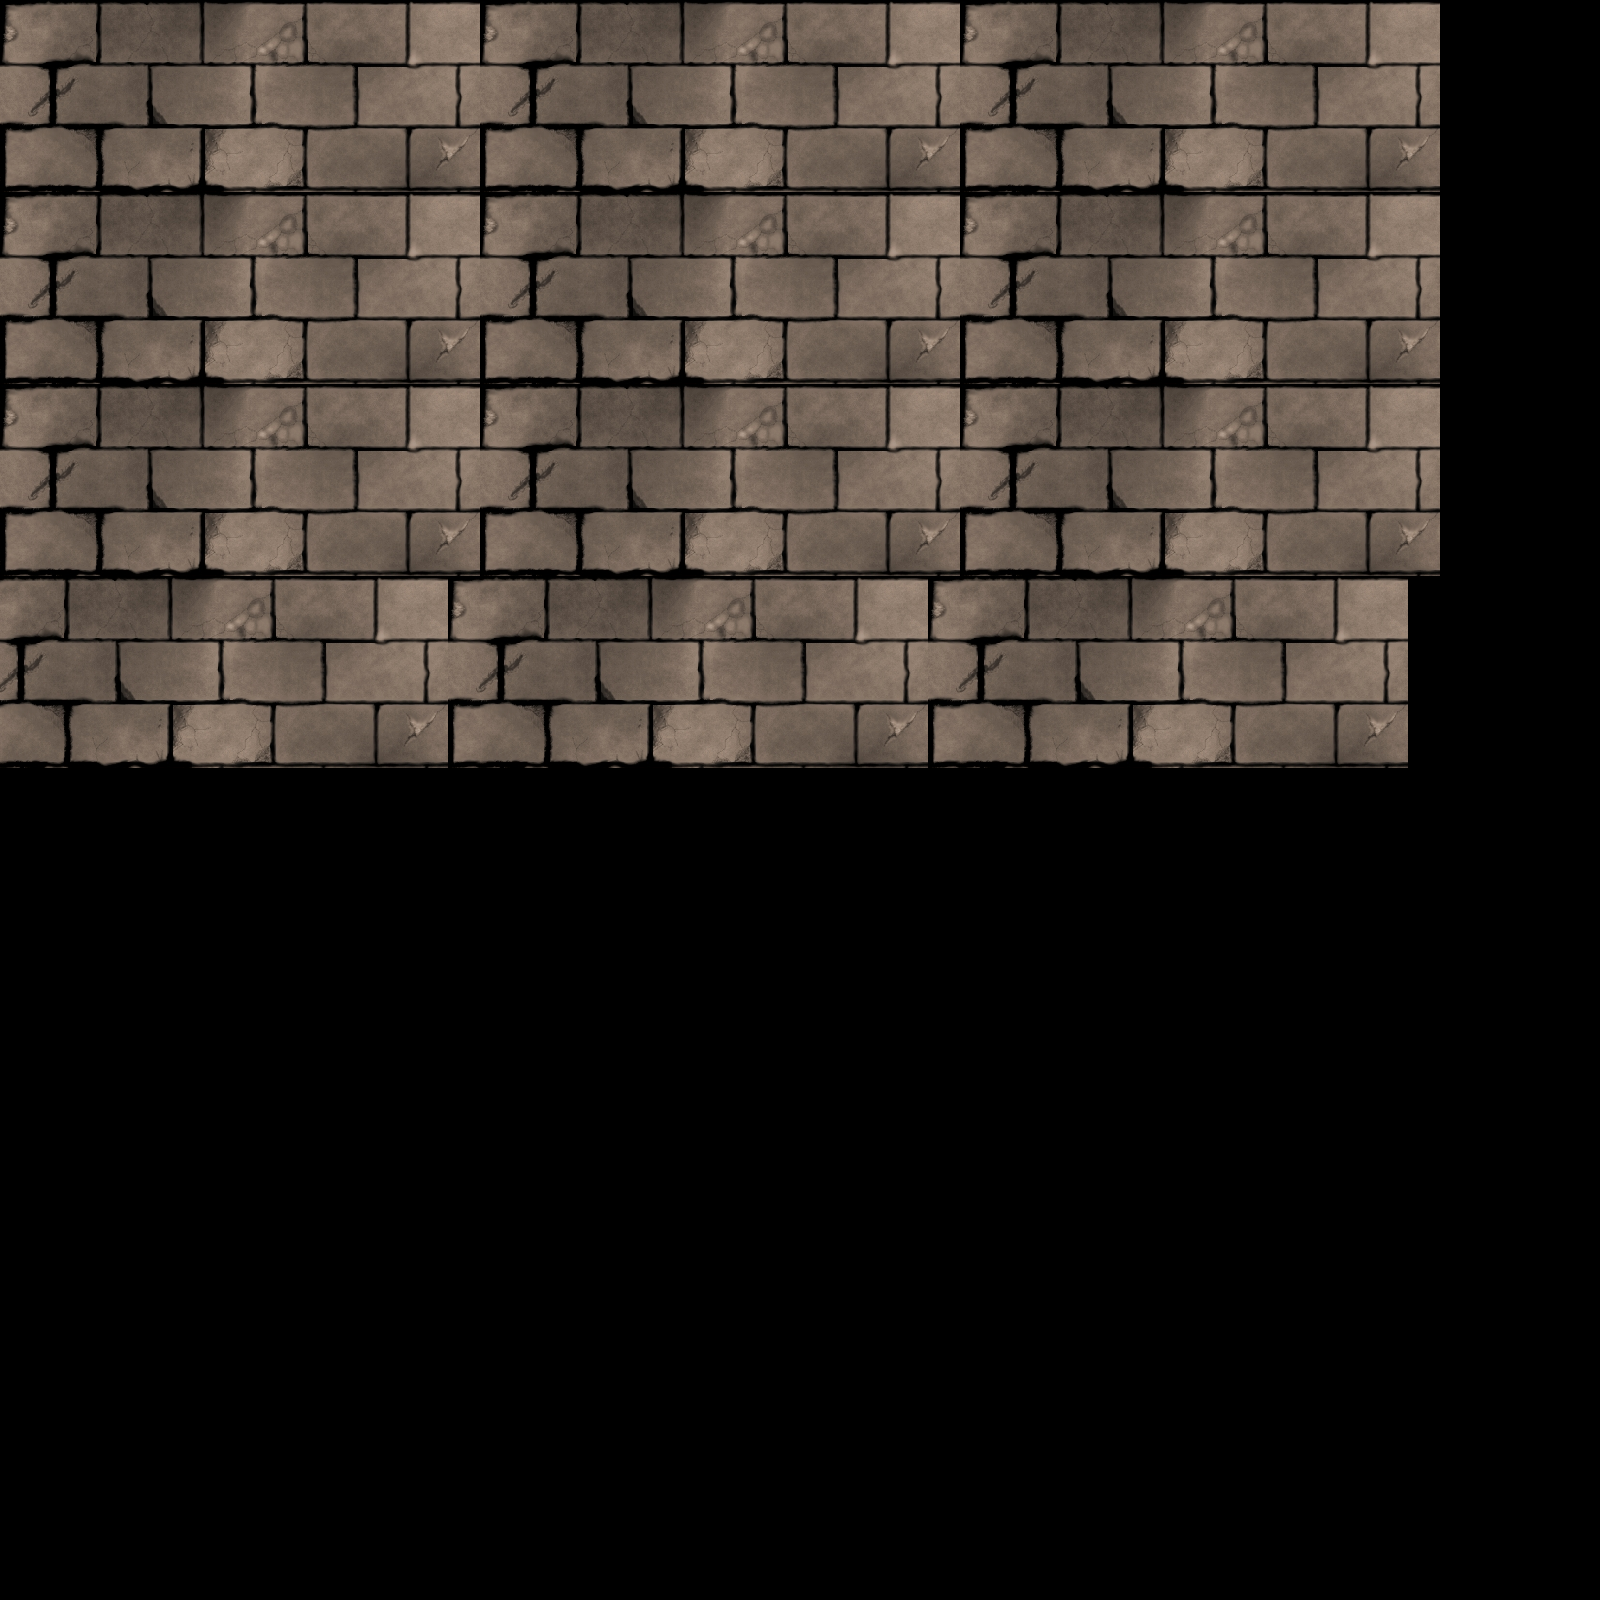

A 2D game scene composited from a Tiled map and its tileset images. What follows is a short description and the map's XML, with each tile layer's data collapsed to a summary:
An orthogonal 50x50 tile map with 32x32 px tiles, 1 tile layer (GameBackground).

<map version="1.0" orientation="orthogonal" renderorder="right-down" width="50" height="50" tilewidth="32" tileheight="32" nextobjectid="1">
 <tileset firstgid="1" name="Background" tilewidth="32" tileheight="32" spacing="1" margin="1" tilecount="225">
  <image source="Dungeon_wall2.jpg" width="512" height="512" />
 </tileset>
 <layer name="GameBackground" width="50" height="50">
  <data>[2500 cells, 1074 non-empty, 90 distinct tile ids]</data>
 </layer>
</map>